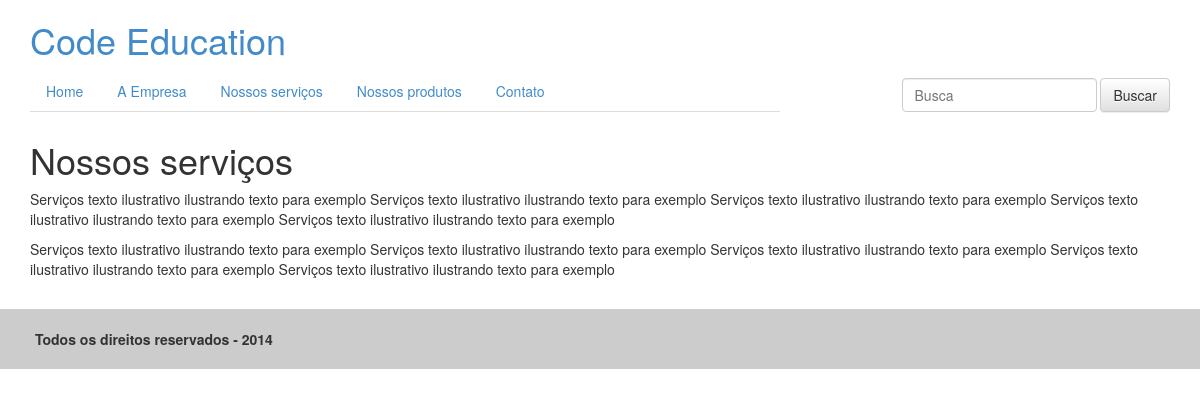
The app's page /servicos with its own data.
### tables this page shows
CREATE TABLE `site` (
  `id` int(10) unsigned NOT NULL AUTO_INCREMENT,
  `slug` varchar(45) DEFAULT NULL,
  `title` varchar(45) DEFAULT NULL,
  `content` varchar(10000) DEFAULT NULL,
  `status` int(11) NOT NULL,
  PRIMARY KEY (`id`)
);

### index.php (called while the page is built)
<?php
    require_once("functions/pages.php");
    require_once("pages/header.php");
    $routes();
    require_once("pages/footer.php");
?>

### functions/pages.php (called while the page is built, shortened)
<?php
require_once("functions/db.php");
class Pages{
    private $db;
    public function __construct(\PDO $db)
    {
        $this->db = $db;
    }
    public function listpages()
    {
        $query = "select * from site where status<>0";
        $stmt = $this->db->query($query);
        return $stmt->fetchAll(\PDO::FETCH_ASSOC);
    }
    public function page($pag){
        $query = "select * from site where slug=:pag";
        $stmt = $this->db->prepare($query);
        $stmt->bindValue(":pag",$pag, PDO::PARAM_STR);
        $stmt->execute();
        return $stmt->fetch(\PDO::FETCH_ASSOC);
    }
}
$pag = basename($_SERVER['REQUEST_URI']);
$stmt = $conn->prepare("SELECT slug FROM site");
$stmt->execute();
$rts = $stmt->fetchAll(\PDO::FETCH_COLUMN);
$routes = function() use($conn,$pag,$rts){
    if(isset($_GET['s'])){
        $pag = "busca";
        $file = $pag;
    }
    else if(empty($pag)){
        $pag = "home";
        $file = $pag;
    }
    else if (in_array($pag, $rts)){
       $file = $pag;
    }
    else{
        $pag = "404";
        $file = $pag;
    }
    $p = new Pages($conn);
    $res = $p->page($pag);
    require_once("pages/".$file.".php");
}
?>

### pages/servicos.php (the view)
<h1><?php echo $res['title']; ?></h1>
<?php echo $res['content'] ?>

### pages/header.php (shortened to what this page needs)
<!DOCTYPE html>
<html lang="en">
<head>
	<?php require_once("scripts.php"); ?>
</head>
<body>
	<div class="container">
		<header class="row">
        <div class="col-md-12">
            <div class="row">
                <div class="col-md-12">
                       <h1 class="brand"><a href="<?php echo $dir; ?>">Code Education</a></h1>
                </div>
            </div>
            <div class="row">
            <div class="col-md-8">
				<ul class="nav nav-tabs" role="tablist">
                    <li><a href="<?php echo $dir; ?>" title="Home">Home</a></li>
                    <?php
                        $p = new Pages($conn);
                        foreach($p->listpages() as $pags){
                            echo '<li><a href="'.$dir.strtolower($pags["slug"]).'" title="'.$pags["title"].'">'.$pags["title"].'</a></li>';
                        }
                    ?>
				</ul>
            </div>
            <div class="col-md-4">
                <form class="navbar-form navbar-right" role="search" method="get" action="<?php echo $dir; ?>">
                    <div class="form-group">
                        <input type="text" name="s" class="form-control" placeholder="Busca">
                    </div>
                    <button type="submit" class="btn btn-default">Buscar</button>
                </form>
            </div>
        </div>
		</header>

### css/styles.css (style rules this page uses)
header { margin-bottom:20px; }

### records on screen
site: title "A Empresa"
site: title "Nossos serviços", content "Serviços texto ilustrativo ilustrando texto para exemplo Serviços texto ilustrativo ilustrando texto para exemplo Serviços texto ilustrativo ilustrando texto para exemplo Serviços texto ilustrativo ilustrando texto para exemplo Serviços texto ilustrativo ilustrando texto para exemplo Serviços texto ilustrativo ilustrando texto para exemplo Serviços texto ilustrativo ilustrando texto para exemplo Serviços texto ilustrativo ilustrando texto para exemplo Serviços texto ilustrativo ilustrando texto para exemplo Serviços texto ilustrativo ilustrando texto para exemplo"
site: title "Nossos produtos"
site: title "Contato"
